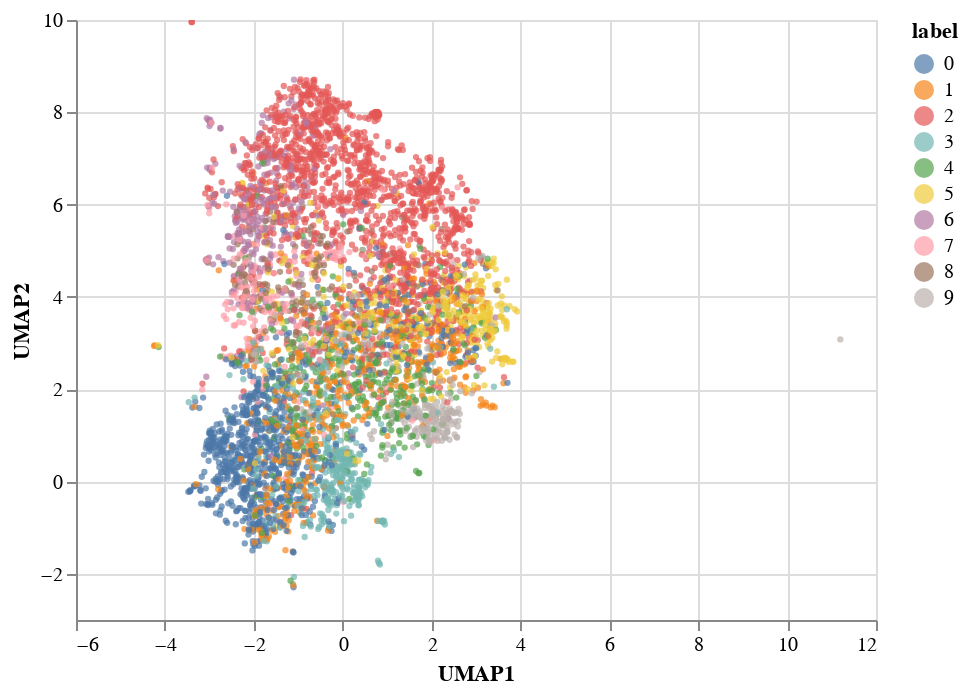

The code cell stored with this chart in its notebook:
### Code cell
alt.Chart(vis_df).mark_circle(size=10).encode(
    x='UMAP1:Q',
    y='UMAP2:Q',
    color='label:N',
    tooltip=['id', 'label']
).interactive()

### Figure 1 — Vega-Lite specification as saved in the notebook (floating-point values rounded to 4 significant figures; data arrays with more than 128 entries replaced by an {"elided": "..."} marker saying what was removed)
{"config": {"view": {"continuousWidth": 400, "continuousHeight": 300}}, "data": {"name": "data-924429a44dc9b357dd4a1e3ba2995fe6"}, "mark": {"type": "circle", "size": 10}, "encoding": {"color": {"type": "nominal", "field": "label"}, "tooltip": [{"type": "quantitative", "field": "id"}, {"type": "quantitative", "field": "label"}], "x": {"type": "quantitative", "field": "UMAP1"}, "y": {"type": "quantitative", "field": "UMAP2"}}, "selection": {"selector001": {"type": "interval", "bind": "scales", "encodings": ["x", "y"]}}, "$schema": "https://vega.github.io/schema/vega-lite/v4.8.1.json", "datasets": {"data-924429a44dc9b357dd4a1e3ba2995fe6": {"elided": "5000 records"}}}
